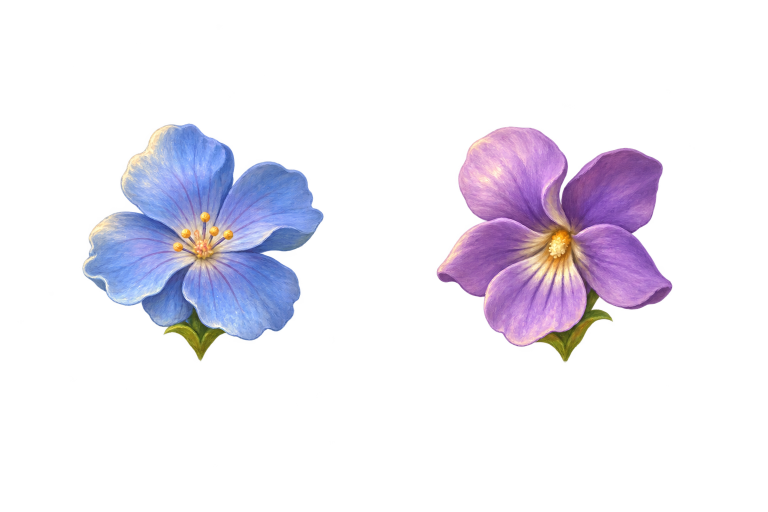
#> input picture docs/art/collection-fields/blossoms-source.png, 1536 x 1024 px (shown at 1/2 size); its folder holds 5 pictures in this run
$ python register.py
#> lines starting #> are read from the running program, lines starting #| are printed output that depends on the picture; after the words box and inside, x2 and y2 are one past the last pixel; in counts of white or black regions, pixels touching at a corner belong together
"""Register the painted shoreline to the existing collision guide. Authoring only.

Run with Pillow, NumPy and SciPy. Coordinates in the JSON are pairs of
destination and source landmarks on an 824 x 477 preview of the full world.
"""
import json
from pathlib import Path

import numpy as np
from PIL import Image
from scipy.interpolate import RBFInterpolator
from scipy.ndimage import label

ART = Path(__file__).resolve().parent
GAME_ART = ART.parents[2] / "prototypes" / "swarm-flight" / "art"
GUIDE_SIZE = np.array([824.0, 477.0])


def register(region):
    source = Image.open(ART / f"{region}-source.png").convert("RGB")
    width, height = source.size
    scale = np.array([width, height]) / GUIDE_SIZE
    coords = np.asarray(json.loads((ART / f"{region}-registration.json").read_text()))
    # Pin the outside water/woodland to the canvas so shoreline corrections
    # cannot fold the last columns beyond the painted panorama.
    border = [[824, y, 824, y] for y in range(20, 470, 30)]
    coords = np.vstack([coords, border])
    offsets = coords[:, 2:] - coords[:, :2]
    warp = RBFInterpolator(coords[:, :2], offsets, kernel="thin_plate_spline", smoothing=2)
    xs = list(range(0, width, 16)) + [width]
    ys = list(range(0, height, 16)) + [height]
    grid = np.stack(np.meshgrid(xs, ys), axis=-1).astype(float)
    samples = grid + warp(grid.reshape(-1, 2) / scale).reshape(grid.shape) * scale
    samples[:, 0, 0] = samples[0, :, 1] = 0
    samples[:, -1, 0] = width
    samples[-1, :, 1] = height
    samples = np.clip(samples, [0, 0], [width - 0.01, height - 0.01])
    horizontal = np.diff(samples, axis=1)[:-1]
    vertical = np.diff(samples, axis=0)[:, :-1]
    area = horizontal[..., 0] * vertical[..., 1] - horizontal[..., 1] * vertical[..., 0]
    if np.any(area <= 0):
        raise ValueError(f"Folded registration mesh in {region}")
    mesh = []
    for row, (top, bottom) in enumerate(zip(ys, ys[1:])):
        for col, (left, right) in enumerate(zip(xs, xs[1:])):
            quad = samples[[row, row + 1, row + 1, row], [col, col, col + 1, col + 1]]
            mesh.append(((left, top, right, bottom), tuple(quad.ravel())))
    aligned = source.transform(source.size, Image.Transform.MESH, mesh, Image.Resampling.BICUBIC)
    aligned.save(GAME_ART / f"collection-{region}.webp", quality=94, method=6)


def extract_blossoms():
    sheet = Image.open(ART / "blossoms-source.png").convert("RGBA")
#> sheet is the input picture: PIL image 1536x1024 RGBA; mean R, G, B, A 51.1, 45.5, 60, 44.8
    half = sheet.width // 2
#> half = 768
    for i, name in enumerate(["blue", "violet"]):
        tile = sheet.crop((i * half, 0, (i + 1) * half, sheet.height))
        components, _ = label(np.asarray(tile.getchannel("A")) > 96)
        sizes = np.bincount(components.ravel())
        sizes[0] = 0
        rows, cols = np.where(components == sizes.argmax())
        tile = tile.crop((int(cols.min()) - 3, int(rows.min()) - 3,
                          int(cols.max()) + 4, int(rows.max()) + 4))
        tile.thumbnail((160, 160), Image.Resampling.LANCZOS)
        tile.save(GAME_ART / f"collection-{name}-bloom.webp", lossless=True, method=6)
#> this loop made 2 passes
#> pass 1, in extract_blossoms, `tile = sheet.crop((i * half, 0, (i + 1) * half, sheet.height))`:
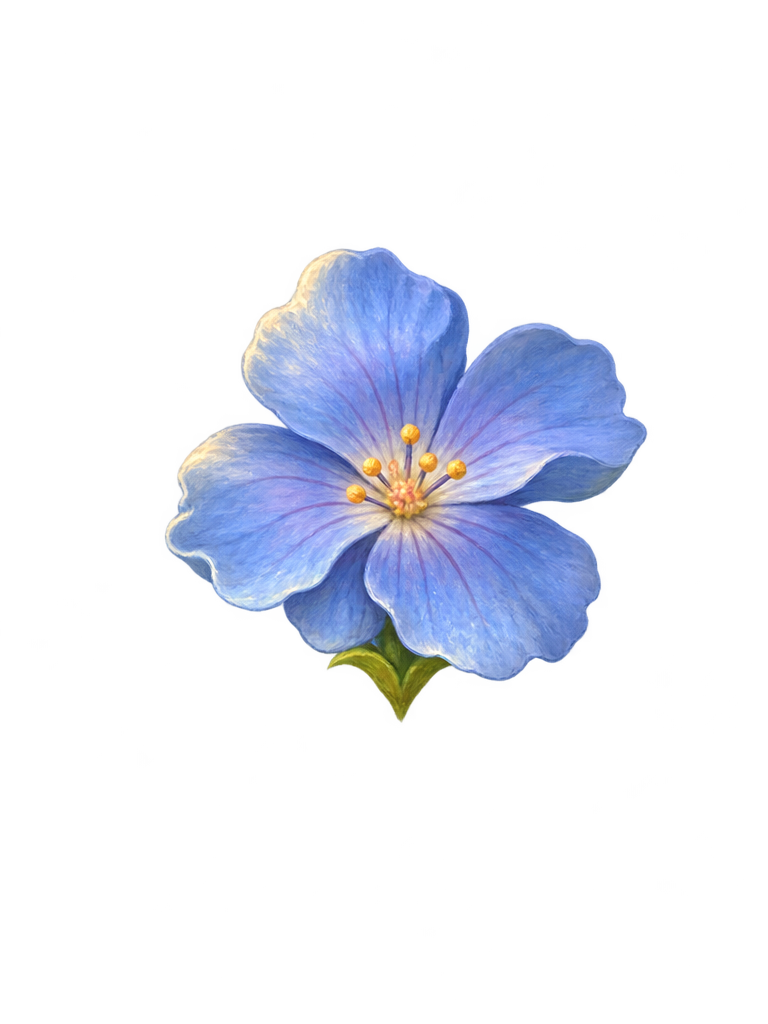
#> tile: PIL image 768x1024 RGBA; mean R, G, B, A 44.8, 50.2, 63.3, 44.7; transparent parts drawn white
#> pass 1, in extract_blossoms, `components, _ = label(np.asarray(tile.getchannel("A")) > 96)`:
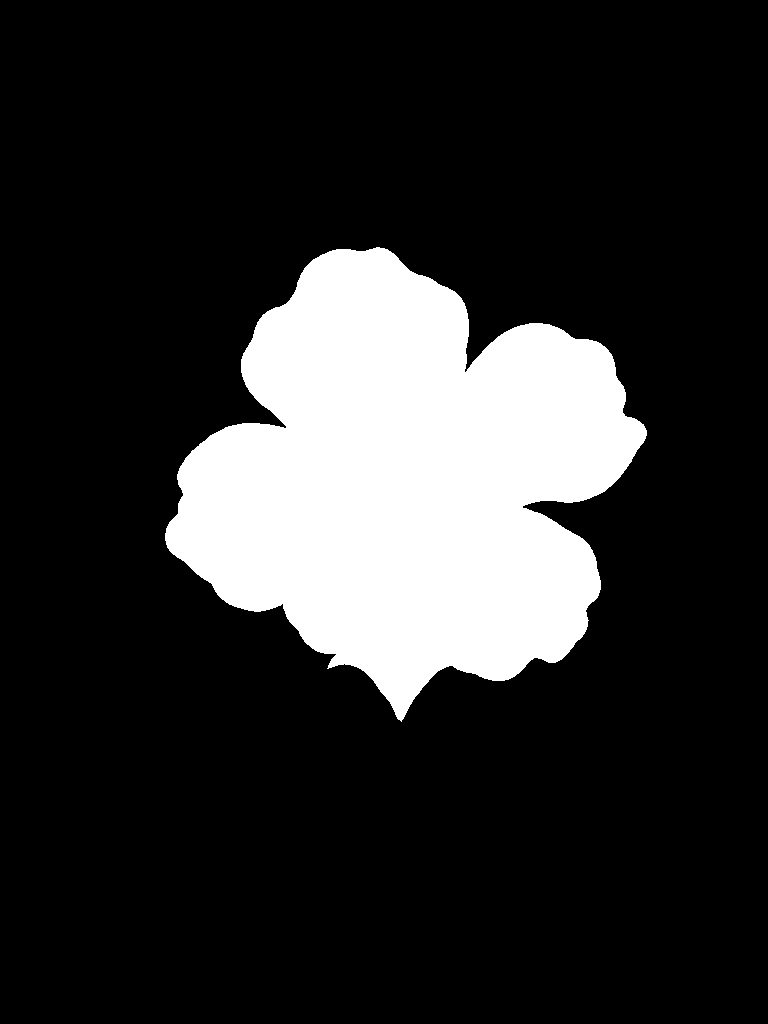
#> components: shape (1024, 768) int32; values 0 (black) and 1 (white), 17.8% white; 1 white region, box (x1, y1, x2, y2) and area: (165, 247, 647, 722) 139728
#> pass 1, in extract_blossoms, `tile = tile.crop((int(cols.min()) - 3, int(rows.min()) - 3, int(cols.m..`:
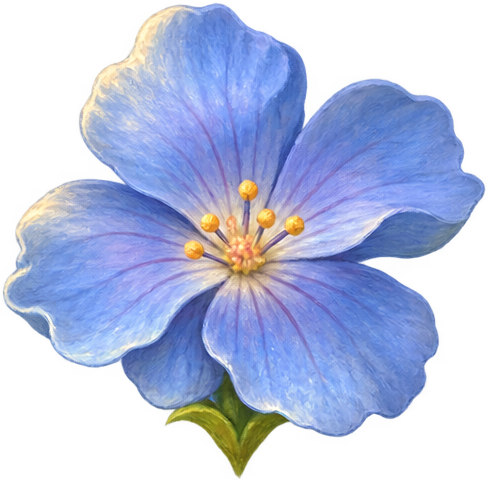
#> tile: PIL image 488x481 RGBA; mean R, G, B, A 115.9, 130.5, 168.9, 149.6; transparent parts drawn white
#> pass 1, in extract_blossoms, `tile.save(GAME_ART / f"collection-{name}-bloom.webp", lossless=True, m..`:
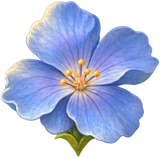
#> saved as collection-blue-bloom.webp: PIL image 160x158 RGBA; mean R, G, B, A 85.9, 97.3, 129.8, 149.7; transparent parts drawn white
#> after the loop:
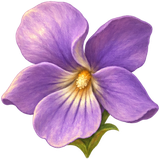
#> tile: PIL image 160x159 RGBA; mean R, G, B, A 114.3, 79.8, 114.5, 155.3; transparent parts drawn white


if __name__ == "__main__":
    extract_blossoms()
    for name in ["pond", "meadow"]:
        register(name)
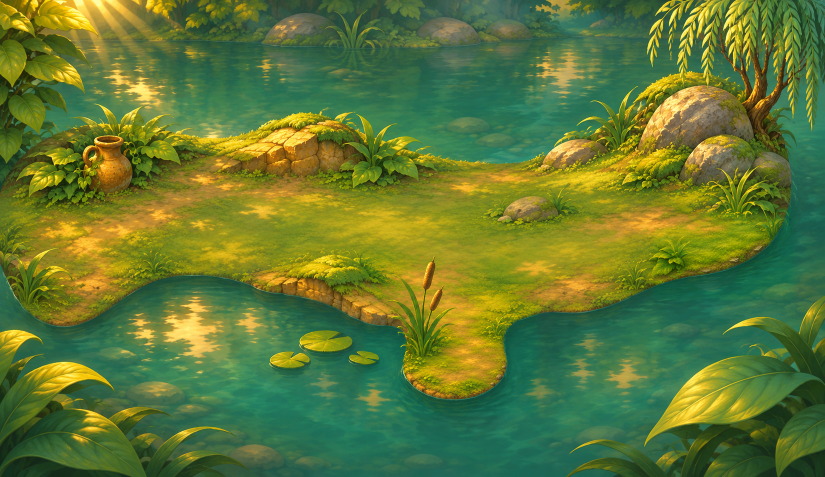
#> input picture docs/art/collection-fields/pond-source.png, 1649 x 954 px (shown at 1/2 size)
#> in register, source is the input picture: PIL image 1649x954 RGB; mean R, G, B 96.3, 120.8, 52.6
#> (the run stopped early here; a loop or call above may not have finished)
